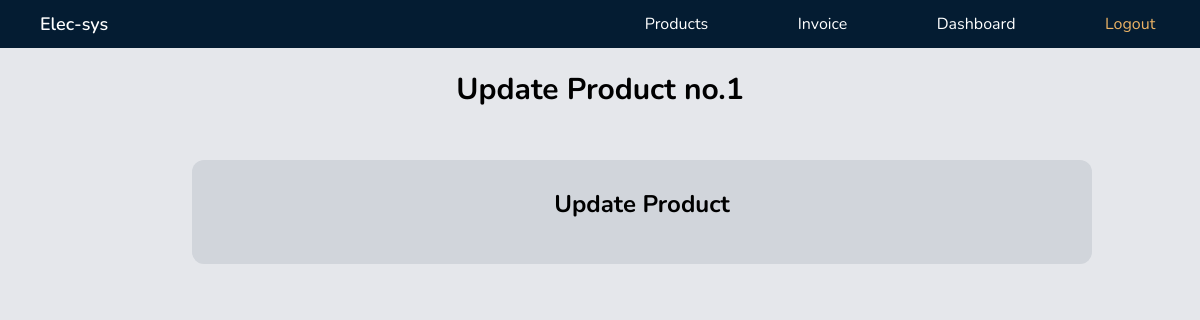
The app's page /products/1/update/ (signed in), older data.
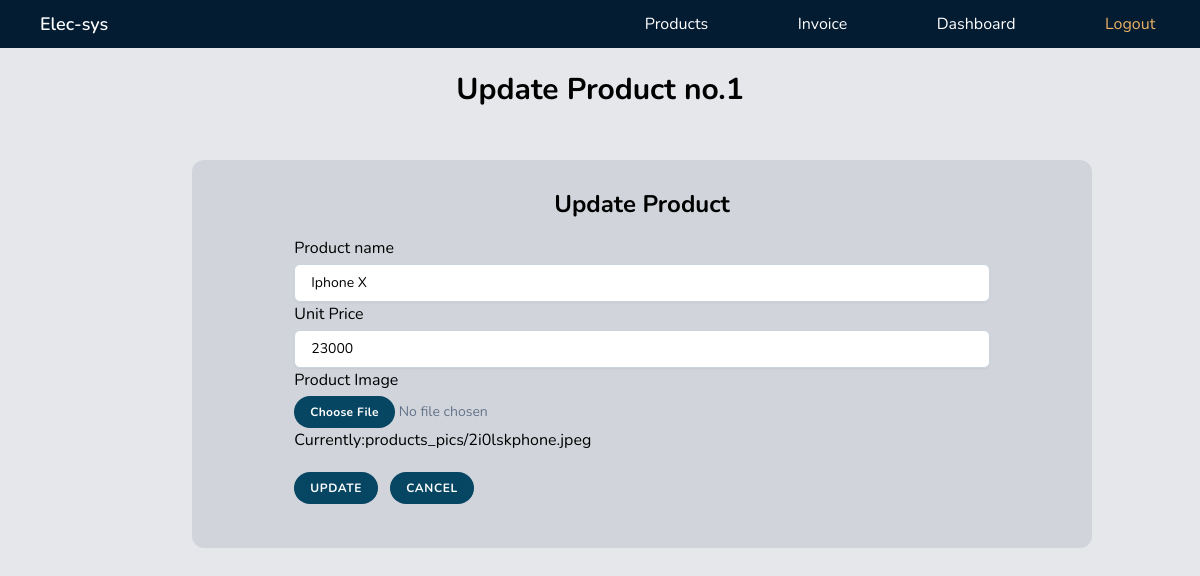
The same page, newer data.
### core/models.py (models this page shows, shortened)
class Product(models.Model):
    product_name = models.CharField(max_length=100)
    unit_price = models.PositiveIntegerField()
    product_image = models.ImageField(default="default_product.png", upload_to="products_pics")

### core/views.py (the view, shortened to what this page needs)
# urls.py: path("products/<int:pk>/update/", views.updateproduct, name="updateproduct"),
@login_required
def updateproduct(request,pk):
    product={}
    fields = { 'normal_fields':['product_name','unit_price',],'file_fields':['product_image']}
    dir = 'products_pics/'
    if request.method == 'GET':
        with connection.cursor() as cursor:
            cursor.execute('select * from core_product where id = %s',[int(pk)])
            product = dictfetchall(cursor)
        context={
        'products':product,
        'pk':pk,
        }
        return render(request,"core/updateproduct.html",context)

### core/views.py (called while the page is built)
def dictfetchall(cursor):
    desc = cursor.description
    return [
        dict(zip([col[0] for col in desc], row))
        for row in cursor.fetchall()
    ]

### core/templates/core/updateproduct.html (shortened to what this page needs)
{% extends "core/base.html" %}
{% block content %}
{% load static %}
<header class="text-center pt-6 relative ">
  <h1 class="text-3xl font-bold">Update Product no.{{pk}}</h1>
  <br />
</header>
<br />
<section class="absolute top-28 ml-48 bg-gray-300 w-9/12 h-fit py-7 flex items-center justify-around rounded-xl ">
  <div>
    <h2 class="font-bold text-2xl text-center">Update Product</h2>
    <div class="m-4">
      {% for p in products  %}
      <form method="POST" enctype=multipart/form-data>
        <fieldset>
        <label for="product_name">Product name</label>
        <input type="text" class="text-field" name="product_name" id="" value="{{p.product_name}}" autofocus>
        <label for="unit_price">Unit Price</label>
        <input type="number" class="text-field" min="0" name="unit_price" id="" value="{{p.unit_price}}">
        <label for="product_image">Product Image</label>
        <input type="file" class="file-ip" accept="image/*" name="product_image" id="" value="{{p.product_image}}">
        <a href="/media/{{p.product_image}}">Currently:{{p.product_image}}</a>
        </fieldset>
        <button type="submit" class="btn mt-5">Update</button>
        <a class = "btn ml-2" href="{% url 'productslist' %}">Cancel</a>
      </form>
      {% endfor %}
    </div>
  </div>
</section>
{% endblock content %}

Row changes from the older to the newer data that the page shows:
added Product: product_name "Iphone X", unit_price "23000", product_image "products_pics/2i0lskphone.jpeg"
